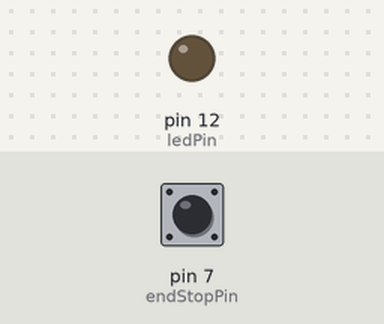
Simulated run of this sketch. Board: Arduino Uno, built with avr-gcc and run on an emulated ATmega328P. Parts: output pins drawn as LEDs (lit = HIGH). The test bench sets the inputs (shaded band); at power-on: pin 7 (endStopPin) HIGH.

Above: at 1.2 s.
1.3 s: pin 7 (endStopPin) pulled LOW for 0.15 s
At 1.37 s:
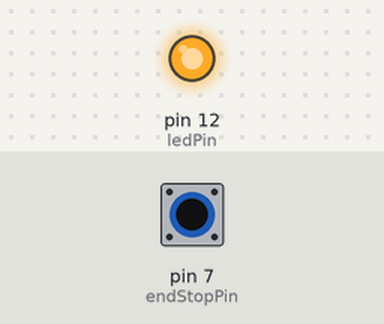
2.9 s: pin 7 (endStopPin) pulled LOW for 3.2 s
At 7.4 s:
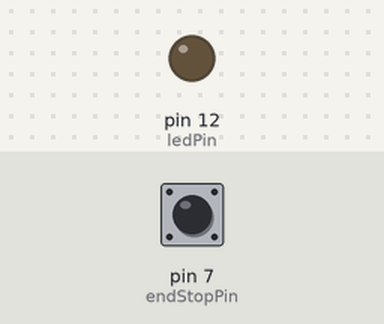
Timing chart, 0 to 8.9 s (numbered marks = the images above; inputs shaded):
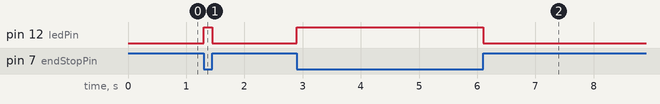

Measured:
- after the input at 1.3 s, pin 12 (ledPin): LOW → HIGH at once, → LOW 0.15 s later
- after the input at 2.9 s, pin 12 (ledPin): LOW → HIGH at once, → LOW 3.2 s later

The sketch:

teste_fim_de_curso.ino
```cpp
const int endStopPin = 7; // Pino onde o fim de curso está conectado
const int ledPin = 12; // Pino onde o LED está conectado
int fdcEstado = 0; // Variável para armazenar o estado do fim de curso

void setup() {
  pinMode(endStopPin, INPUT_PULLUP);
  pinMode(ledPin, OUTPUT);
}

void loop() {
  fdcEstado = digitalRead(endStopPin);
  if (fdcEstado == LOW) {
    digitalWrite(ledPin, HIGH);
  } else {
    digitalWrite(ledPin, LOW);
  }
}
```
